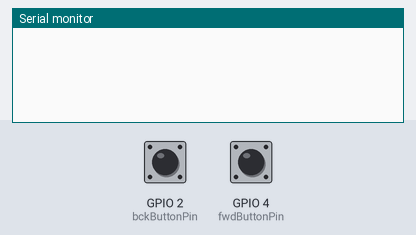
Simulated run of this program. Board: ESP32. Shown: the last lines printed to the serial monitor. The test bench sets the inputs (shaded band); at power-on: GPIO 2 (bckButtonPin) HIGH, GPIO 4 (fwdButtonPin) HIGH. USB keyboard and mouse output is not drawn.

Above: at 1.2 s.
1.3 s: GPIO 2 (bckButtonPin) pulled LOW for 0.15 s
At 1.7 s:
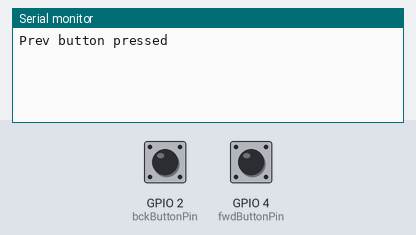
2.9 s: GPIO 4 (fwdButtonPin) pulled LOW for 0.15 s
At 3.9 s:
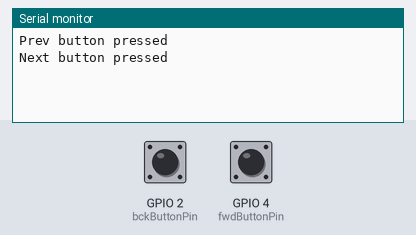

The program:

main.cpp
```cpp
#include <Arduino.h>
#include <BleKeyboard.h>
#include <driver/rtc_io.h>

#define ENABLE_SERIAL_DEBUG
#define SLEEP_TIMEOUT_MS (5 * 60 * 1000) // 5 minutes

// Enable NIMBLE mode to save power?
// Probably not necessary, this is already Bluetooth LE though NIMBLE may reduce memory overhead

BleKeyboard bleKeyboard("ESP32 BLE Pedal", "Me", 100);

const int fwdButtonPin = 4; // GPIO pin for the fwd page button
const int bckButtonPin = 2; // GPIO pin for the back page button - optional
bool fwdButtonState = false; // Tracks button state
bool bckButtonState = false;
bool fwdLastButtonState = HIGH;
bool bckLastButtonState = HIGH;

unsigned long lastActivityTime = 0;

void setup() {
    #ifdef ENABLE_SERIAL_DEBUG
    Serial.begin(115200);
    #endif
    pinMode(fwdButtonPin, INPUT_PULLUP);
    pinMode(bckButtonPin, INPUT_PULLUP);
    bleKeyboard.begin();

    lastActivityTime = millis();
}

void loop() {
    fwdButtonState = digitalRead(fwdButtonPin); // Read the button state
    bckButtonState = digitalRead(bckButtonPin);
    bool activityDetected = false;

    // Check if button is pressed (LOW due to pull-up) and handle state change for "fwd" button
    if (fwdButtonState == LOW && fwdLastButtonState == HIGH) {
        activityDetected = true;
        if (bleKeyboard.isConnected()) {
            #ifdef ENABLE_SERIAL_DEBUG
            Serial.println("Next button pressed");
            #endif
            bleKeyboard.write(KEY_RIGHT_ARROW);
            delay(50);              // Debounce delay
        }
    }
    fwdLastButtonState = fwdButtonState; // Update last button state

    // Check if button is pressed (LOW due to pull-up) and handle state change for "bck" button
    if (bckButtonState == LOW && bckLastButtonState == HIGH) {
        activityDetected = true;
        if (bleKeyboard.isConnected()) {
            #ifdef ENABLE_SERIAL_DEBUG
            Serial.println("Prev button pressed");
            #endif
            bleKeyboard.write(KEY_LEFT_ARROW);
            delay(50);              // Debounce delay
        }
    }
    bckLastButtonState = bckButtonState; // Update last button state

    if (activityDetected) {
        lastActivityTime = millis();
    }

    // Check for inactivity
    if (millis() - lastActivityTime > SLEEP_TIMEOUT_MS) {
        #ifdef ENABLE_SERIAL_DEBUG
        Serial.println("Inactivity timeout. Going to sleep...");
        Serial.flush();
        #endif

        bleKeyboard.end(); // Stop BLE

        // Configure internal pullups for sleep
        // We must keep RTC_PERIPH on to sustain the internal pullups during sleep
        esp_sleep_pd_config(ESP_PD_DOMAIN_RTC_PERIPH, ESP_PD_OPTION_ON);

        rtc_gpio_pullup_en((gpio_num_t)fwdButtonPin);
        rtc_gpio_pulldown_dis((gpio_num_t)fwdButtonPin);
        rtc_gpio_pullup_en((gpio_num_t)bckButtonPin);
        rtc_gpio_pulldown_dis((gpio_num_t)bckButtonPin);

        // Configure wakeup sources:
        // ext0 for fwdButtonPin (Pin 4) - Wake on LOW (0)
        esp_sleep_enable_ext0_wakeup((gpio_num_t)fwdButtonPin, 0);

        // ext1 for bckButtonPin (Pin 2) - Wake on LOW
        // ext1 normally supports ALL_LOW or ANY_HIGH.
        // By using a mask with ONLY Pin 2, ALL_LOW effectively acts as "Pin 2 is Low"
        esp_sleep_enable_ext1_wakeup(1ULL << bckButtonPin, ESP_EXT1_WAKEUP_ALL_LOW);

        esp_deep_sleep_start();
    }

    delay(10);
}
```

Measured:
- after the input at 1.3 s, the serial monitor: prints a new line at once (image 1)
- after the input at 2.9 s, the serial monitor: prints a new line at once (image 2)
